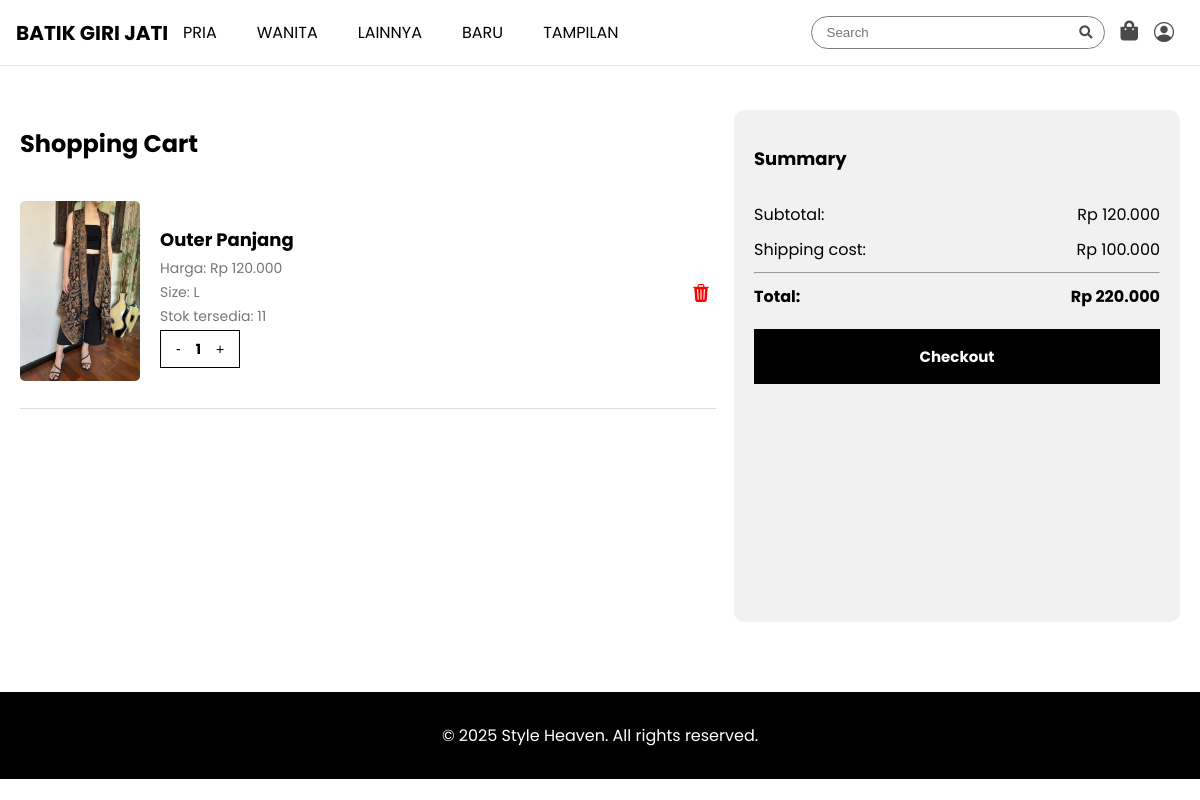
The page /cart.php (signed in) on the database its author committed.
### tables this page shows
CREATE TABLE `cart` (
  `id` int(11) NOT NULL,
  `user_id` int(11) DEFAULT NULL,
  `product_id` int(11) DEFAULT NULL,
  `harga` decimal(10,2) NOT NULL,
  `quantity` int(11) DEFAULT 1,
  `size` varchar(10) NOT NULL,
  `added_at` timestamp NOT NULL DEFAULT current_timestamp()
);

CREATE TABLE `produk` (
  `id` int(11) NOT NULL,
  `nama` varchar(150) NOT NULL,
  `kategori` varchar(50) NOT NULL,
  `harga` decimal(10,2) NOT NULL,
  `deskripsi` varchar(1000) NOT NULL,
  `stok` int(11) NOT NULL,
  `gambar` varchar(255) NOT NULL,
  `waktutambah` timestamp NOT NULL DEFAULT current_timestamp() ON UPDATE current_timestamp()
);

CREATE TABLE `produk_ukuran` (
  `id` int(11) NOT NULL,
  `produk_id` int(11) NOT NULL,
  `ukuran` varchar(10) NOT NULL,
  `stok` int(11) NOT NULL
);

### cart.php (the view, shortened to what this page needs)
<?php
include 'config.php';
$user_id = $_SESSION['user_id'];
$sql = "SELECT c.id, c.product_id, p.nama, p.harga, c.size, c.quantity, p.gambar, pu.stok
        FROM cart c
        JOIN produk p ON c.product_id = p.id
        JOIN produk_ukuran pu ON pu.produk_id = c.product_id AND pu.ukuran = c.size
        WHERE c.user_id = ?";
$stmt = $conn->prepare($sql);
$stmt->bind_param("i", $user_id);
$stmt->execute();
$result = $stmt->get_result();
?>
<!DOCTYPE html>
<html lang="en">
<head>
    <link rel="stylesheet" href="https://cdn.jsdelivr.net/npm/bootstrap-icons@1.10.5/font/bootstrap-icons.css">
    <link rel="stylesheet" href="https://cdnjs.cloudflare.com/ajax/libs/font-awesome/5.15.3/css/all.min.css">
    <link rel="stylesheet" href="https://cdnjs.cloudflare.com/ajax/libs/lightbox2/2.11.3/css/lightbox.min.css">
    <link rel="stylesheet" href="style/header.css">
    <link rel="stylesheet" href="style/cart.css">
</head>
<body>
    <?php include 'header.php' ?>
    <div class="cart-container">
        <div class="cart-items">
            <h1>Shopping Cart</h1>
            <?php if ($result->num_rows > 0): ?>
                <?php $subtotal = 0; ?>
                <?php while ($row = $result->fetch_assoc()): ?>
                    <?php $total = $row['harga'] * $row['quantity']; ?>
                    <?php $subtotal += $total; ?>
                    <div class="cart-item">
                        <a href="viewproduk.php?id=<?= $row['product_id'] ?>">
                            <img src="uploads/<?= htmlspecialchars($row['gambar']); ?>" alt="<?= htmlspecialchars($row['nama']); ?>">
                        </a>
                        <div class="cart-item-info">
<div class="cart-item-info">
    <h3><?= htmlspecialchars($row['nama']); ?></h3>
    <p>Harga: Rp <?= number_format($row['harga'], 0, ',', '.'); ?></p>
    <p>Size: <?= htmlspecialchars($row['size']); ?></p>
    <p>Stok tersedia: <?= $row['stok']; ?></p>
    <div class="quantity-controls">
        <button class="quantity-btn decrement" data-id="<?= $row['id']; ?>">-</button>
        <span class="quantity-number" id="quantity-number-<?= $row['id']; ?>"><?= $row['quantity']; ?></span>
        <button class="quantity-btn increment"
                data-id="<?= $row['id']; ?>"
                data-stock="<?= $row['stok']; ?>">+</button>
    </div>
</div>
                        </div>
                        <button class="remove-btn" data-id="<?= $row['id']; ?>">
                            <i class="bi bi-trash3-fill"></i>
                        </button>
                    </div>
                <?php endwhile; ?>
            <?php else: ?>
                <p>Shopping cart is empty.</p>
            <?php endif; ?>
        </div>
        <?php if ($result->num_rows > 0): ?>
            <div class="cart-summary">
                <h2>Summary</h2>
                <div class="summary-details">
                    <p>Subtotal: <span>Rp <?= number_format($subtotal, 0, ',', '.'); ?></span></p>
                    <p>Shipping cost: <span>Rp 100.000</span></p>
                    <hr>
                    <p><strong>Total:</strong> <span><strong>Rp <?= number_format($subtotal + 100000, 0, ',', '.'); ?></strong></span></p>
                </div>
                <button class="checkout-btn">Checkout</button>
            </div>
        <?php endif; ?>
    </div>
    <footer>
        <p>&copy; 2025 Style Heaven. All rights reserved.</p>
    </footer>
</body>
</html>

### style/cart.css (style rules this page uses)
body { font-family: Poppins, sans-serif; margin: 0; padding: 0; }
footer { background-color: #000; color: white; padding: 15px 0; margin-top: 40px; text-align: center; }
.cart-container { display: flex; justify-content: space-between; max-width: 1200px; margin: 50px auto; margin-top: 90px; padding: 20px; min-height: 64vh; }
.cart-items { width: 60%; }
.cart-items h1 { font-size: 24px; font-weight: bold; margin-bottom: 20px; }
.cart-item { display: flex; align-items: center; padding: 20px 0; border-bottom: 1px solid #ddd; }
.cart-item img { width: 120px; border-radius: 5px; margin-right: 20px; }
.cart-item-info { flex-grow: 1; }
.cart-item-info h3 { font-size: 18px; font-weight: bold; margin: 5px 0; }
.cart-item-info p { font-size: 14px; color: #777; margin: 3px 0; }
.quantity-controls { display: flex; align-items: center; border: 1px solid #000; padding: 5px 10px; width: fit-content; }
.quantity-btn { background: none; color: #000; border: none; font-size: 14px; cursor: pointer; padding: 5px; }
.quantity-number { margin: 0 10px; font-size: 14px; font-weight: bold; }
.remove-btn { background: none; border: none; color: red; font-size: 18px; cursor: pointer; }
.cart-summary { width: 35%; background: #d9d9d961; padding: 20px; border-radius: 10px; }
.cart-summary h2 { font-size: 18px; font-weight: bold; margin-bottom: 10px; }
.summary-details { padding: 10px 0; }
.summary-details p { display: flex; justify-content: space-between; margin: 10px 0; font-size: 16px; }
.checkout-btn { width: 100%; background: black; color: white; font-size: 15px; font-weight: bold; padding: 15px; border: 1px solid #000; cursor: pointer; text-align: center; transition: 0.3s; margin-bottom: 10px; font-family: Poppins, static; }

### rows shown on the page
cart: product.gambar (picture), product.nama "Outer Panjang", product.harga "120.000", size "L", produk_ukuran.stok "11", quantity "1"

### other values the page prints
$subtotal "120.000"
$subtotal + 100000 "220.000"
